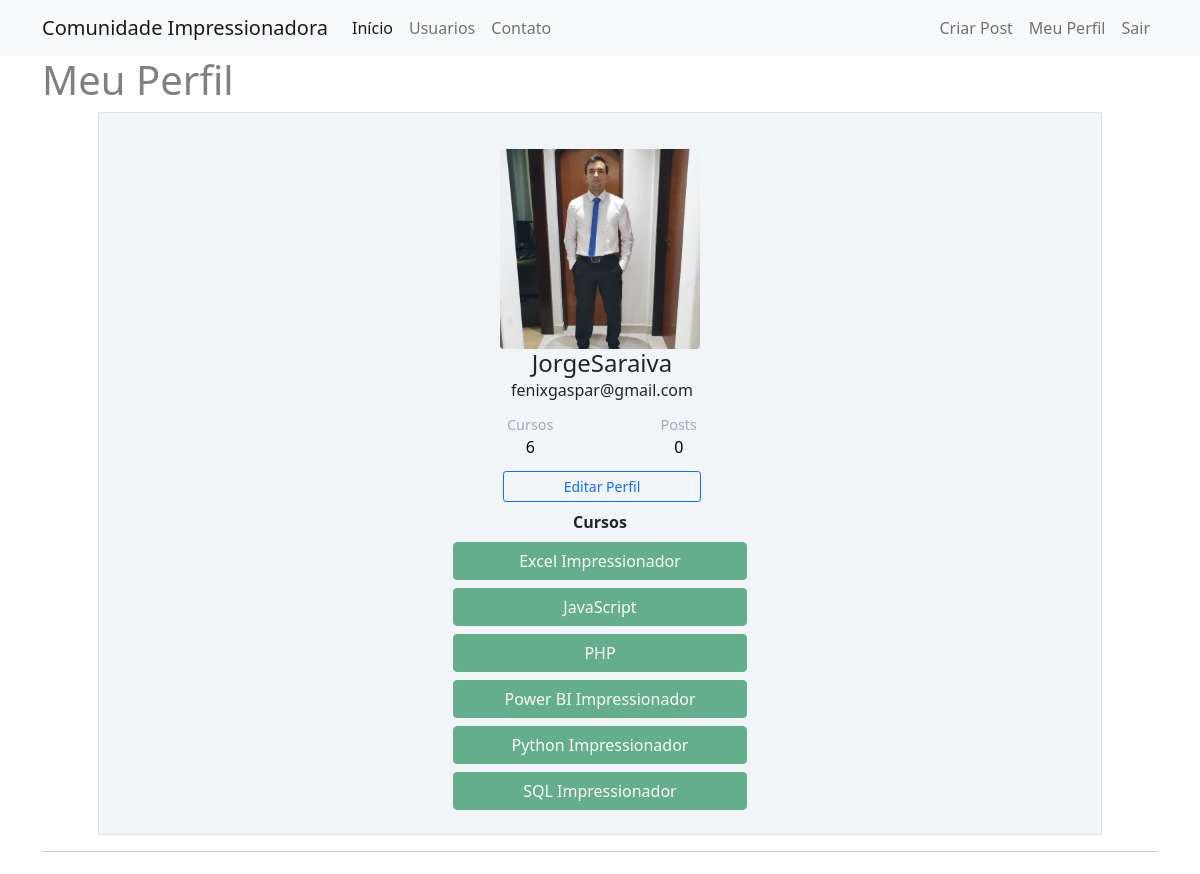
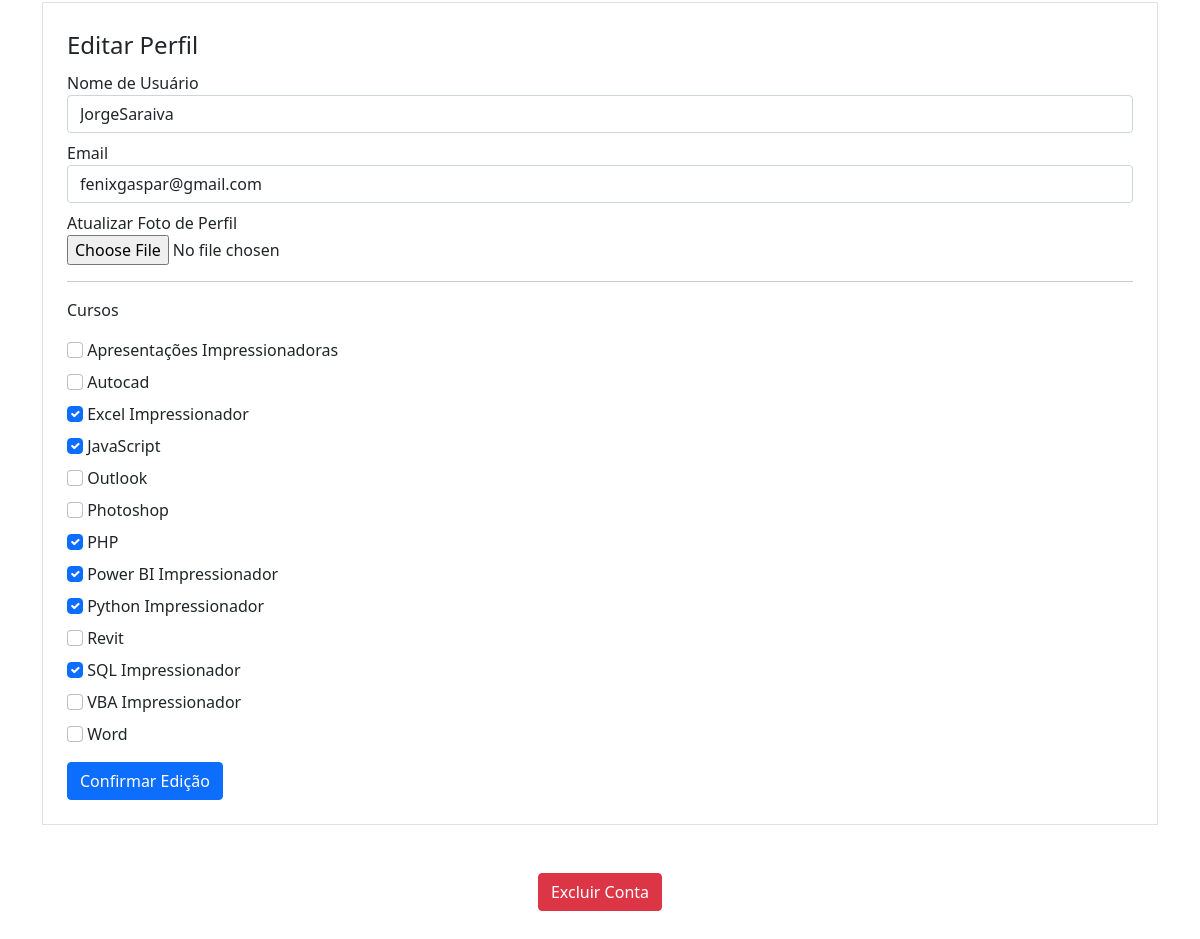
The page /perfil/editar (signed in) on the database its author committed (2 pictures, top to bottom).
### comunidadehashtagpython/models.py (models this page shows)
class Usuario(database.Model, UserMixin):
    id = database.Column(database.Integer, primary_key=True)
    username = database.Column(database.String, nullable=False)
    email = database.Column(database.String, nullable=False, unique=True)
    senha = database.Column(database.String, nullable=False)
    foto_perfil = database.Column(database.String, default='default.jpg')
    posts = database.relationship('Post', backref='autor', lazy=True)
    cursos = database.Column(database.String, nullable=False, default="")
    def contar_posts(self):
        return len(self.posts)

### comunidadehashtagpython/routes.py (the view)
@app.route("/perfil/editar", methods=['GET', 'POST'])
@login_required  # Bloqueia a página, para evitar que pessoas não logadas possam visualizar os dados
def editar_perfil():
    form = FormEditarPerfil()
    if form.validate_on_submit():
        current_user.email = form.email.data
        current_user.username = form.username.data
        if form.foto_perfil.data:
            nome_imagem = salvar_imagem(form.foto_perfil.data)
            current_user.foto_perfil = nome_imagem
        current_user.cursos = atualizar_cursos(form)
        database.session.commit()
        flash(f'Perfil atualizado com Sucesso', 'alert-success')
        return redirect(url_for('perfil'))
    elif request.method == "GET":  # Carregar informações com auto preenchimento dos campos de e-mail e username
        form.email.data = current_user.email
        form.username.data = current_user.username
    if 'Apresentações Impressionadoras' in current_user.cursos:
        form.curso_ppt.data = current_user.cursos
    if 'Excel Impressionador' in current_user.cursos:
        form.curso_excel.data = current_user.cursos
    if 'Power BI Impressionador' in current_user.cursos:
        form.curso_powerbi.data = current_user.cursos
    if 'Python Impressionador' in current_user.cursos:
        form.curso_python.data = current_user.cursos
    if 'SQL Impressionador' in current_user.cursos:
        form.curso_sql.data = current_user.cursos
    if 'VBA Impressionador' in current_user.cursos:
        form.curso_vba.data = current_user.cursos
    if 'Autocad' in current_user.cursos:
        form.curso_autocad.data = current_user.cursos
    if 'JavaScript' in current_user.cursos:
        form.curso_javascript.data = current_user.cursos
    if 'Outlook' in current_user.cursos:
        form.curso_outlook.data = current_user.cursos
    if 'Photoshop' in current_user.cursos:
        form.curso_photoshop.data = current_user.cursos
    if 'PHP' in current_user.cursos:
        form.curso_php.data = current_user.cursos
    if 'Revit' in current_user.cursos:
        form.curso_revit.data = current_user.cursos
    if 'Word' in current_user.cursos:
        form.curso_word.data = current_user.cursos
    foto_perfil = url_for('static', filename='fotos_perfil/{}'.format(current_user.foto_perfil))
    return render_template("editarperfil.html", foto_perfil=foto_perfil, form=form)

### comunidadehashtagpython/forms.py (shortened to what this page needs)
class FormEditarPerfil(FlaskForm):
    username = StringField('Nome de Usuário', validators=[DataRequired()])
    email = StringField('Email', validators=[DataRequired(), Email(message='Digite um e-mail válido')])
    foto_perfil = FileField('Atualizar Foto de Perfil', validators=[FileAllowed(['jpg', 'png', 'jpeg'],message="Somente arquivos com extensões: jpg, jpeg e png")])
    curso_ppt = BooleanField('Apresentações Impressionadoras')
    curso_autocad = BooleanField('Autocad')
    curso_excel = BooleanField('Excel Impressionador')
    curso_javascript = BooleanField('JavaScript')
    curso_outlook = BooleanField('Outlook')
    curso_photoshop = BooleanField('Photoshop')
    curso_php = BooleanField('PHP')
    curso_powerbi = BooleanField('Power BI Impressionador')
    curso_python = BooleanField('Python Impressionador')
    curso_revit = BooleanField('Revit')
    curso_sql = BooleanField('SQL Impressionador')
    curso_vba = BooleanField('VBA Impressionador')
    curso_word = BooleanField('Word')
    botao_submit_editar_perfil = SubmitField('Confirmar Edição')

### comunidadehashtagpython/models.py (called while the page is built)
@login_manager.user_loader
def load_usuario(id_usuario):
    return Usuario.query.get(int(id_usuario))

### comunidadehashtagpython/templates/editarperfil.html (shortened to what this page needs)
{% extends 'perfil.html' %}
{%  block form_editar_perfil %}
<div class="container">
    <hr>
    <div class="row justify-content-center">
        <div class="col">
            <form method="POST" action="" class="border p-4 mt-2" enctype="multipart/form-data">
                <legend>Editar Perfil</legend>
                <fieldset>
                    <div class="form-group mb-2">
                        {{ form.username.label(class="form-control-label") }}
                        {% if form.username.errors %}
                            {{ form.username(class="form-control is-invalid") }}
                        <div class="invalid-feedback">
                            {% for erro in form.username.errors %}
                            {{ erro }}
                            {% endfor %}
                        </div>
                            {% else %}
                            {{ form.username(class="form-control") }}
                            {% endif %}
                    </div>
                    <div class="form-group mb-2">
                        {{ form.email.label(class="form-control-label") }}
                        {% if form.email.errors %}
                            {{ form.email(class="form-control is-invalid") }}
                        <div class="invalid-feedback">
                            {% for erro in form.email.errors %}
                            {{ erro }}
                            {% endfor %}
                        </div>
                            {% else %}
                            {{ form.email(class="form-control") }}
                            {% endif %}
                    </div>
                    <div class="form-group mb-2">
                        {{ form.foto_perfil.label }}<br>
                        {{ form.foto_perfil(class="form-control-file") }}
                    <div>
                    <hr>
                    <p>Cursos</p>
                    {% for campo in form %}
                        {% if 'curso_' in campo.name %}
                            <div class="form-group mb-2">
                              {{ campo(class="form-check-input") }}
                              {{ campo.label(class="form-check-label") }}
                            </div>
                        {% endif %}
                    {% endfor %}
                </fieldset>
                {{ form.botao_submit_editar_perfil(class="btn btn-primary mt-2") }}
            </form>
        </div>
    </div>
</div>
<div class="row justify-content-center mt-5">
    <div class="col col-4" style="text-align: center">
        <a href="#" class="text-danger" data-bs-toggle="modal" data-bs-target="#excluirconta">
            <button type="button" class="btn btn-danger">Excluir Conta</button>
        </a>
    </div>
</div>
{% endblock %}

### comunidadehashtagpython/templates/perfil.html (shortened to what this page needs)
{% extends 'base.html' %}
{% block body %}
<div class="container ">
    <h1>Meu Perfil</h1>
    <div class="border meupost p-4 mx-auto" style="width: 90%; text-align: center">
        <div class="container mt-2 d-flex justify-content-center ">
            <div class="card meupost">
                <div class="d-flex align-content-start flex-wrap align-items-center justify-content-center m-1">
                    <div class="image">
                        <img src="{{ foto_perfil }}" class="rounded justify-content-center" width="200" >
                    </div>
                    <div>
                        <div class="ml-3 w-100 col-md-6 float-md-end mb-1 ms-md-3 ps-1">
                            <h4 class="mb-0 mt-0">{{ current_user.username }}</h4>
                                <span>{{ current_user.email }}</span>
                            <div class="p-1 mt-2 bg-primary d-flex justify-content-between rounded text-white stats">
                                <div class="d-flex flex-column">
                                    <span class="articles" style="font-size: 0.9em">Cursos</span>
                                {% if current_user.cursos %}
                                    <div class="d-flex flex-column"> <span class="number1">{{ current_user.cursos.count(';') + 1 }}</span> </div>
                                {% else %}
                                    <span class="number1">0</span>
                                {% endif %}
                                </div>
                                <div class="d-flex flex-column">
                                    <span class="rating" style="font-size: 0.9em">Posts</span>
                                    <span class="number3" style="font-size: 1em">{{ current_user.contar_posts() }}</span>
                                </div>
                            </div>
                            <div class="mt-2 bg-primaryjustify-content-center rounded text-white button d-flex align-content-start flex-wrap">
                                <a href="{{ url_for('editar_perfil') }}" class="w-100">
                                    <button class="btn btn-sm btn-outline-primary w-100">Editar Perfil
                                    </button>
                                </a>
                            </div>
                        </div>
                    </div>
                </div>
            </div>
        </div>
        <div class="row justify-content-center">
            <div class="col col-4 cursos" style="text-align: center">
                <strong>Cursos</strong><br>
                {% for curso in current_user.cursos.split(';') %}
                    {% if curso %}
                        <div class="row justify-content-center" style="text-align: center">
                            <button type="button" class="btn btn-success mt-2" disabled>{{ curso }}</button>
                        </div>
                    {% else %}
                        <div class="row justify-content-center" style="text-align: center">
                            <button type="button" class="btn btn-success mt-2" disabled>Não Informado</button>
                        </div>
                    {% endif %}
                {% endfor %}
            </div>
        </div>
    </div>
</div>
{%  block form_editar_perfil %}
{% endblock %}
{% endblock %}

### comunidadehashtagpython/static/main.css (style rules this page uses)
.card { width: 400px; border: none; border-radius: 10px; background-color: #fff; }
.stats { background: #f2f5f8 !important; color: #000 !important; }
.articles { font-size:10px; color: #a1aab9; }
h1 { color: grey; }
.number1 { font-weight:500; }
.rating { font-size:10px; color: #a1aab9; }
.number3 { font-weight:500; }
.meupost { background: #f2f5f8 !important; }
@media (min-width: 1200px) { .cursos { width: 30%; } }

### rows shown on the page
Usuario: username "JorgeSaraiva", email "fenixgaspar@gmail.com", cursos "6"

### other values the page prints
{{ current_user.contar_posts() }} "0"
{{ curso }} "Excel Impressionador" "JavaScript" "PHP" "Power BI Impressionador" "Python Impressionador" "SQL Impressionador"
{{ campo.label(class="form-check-label") }} "Apresentações Impressionadoras" "Autocad" "Excel Impressionador" "JavaScript" "Outlook" "Photoshop" "PHP" "Power BI Impressionador" "Python Impressionador" "Revit" "SQL Impressionador" "VBA Impressionador" "Word"
